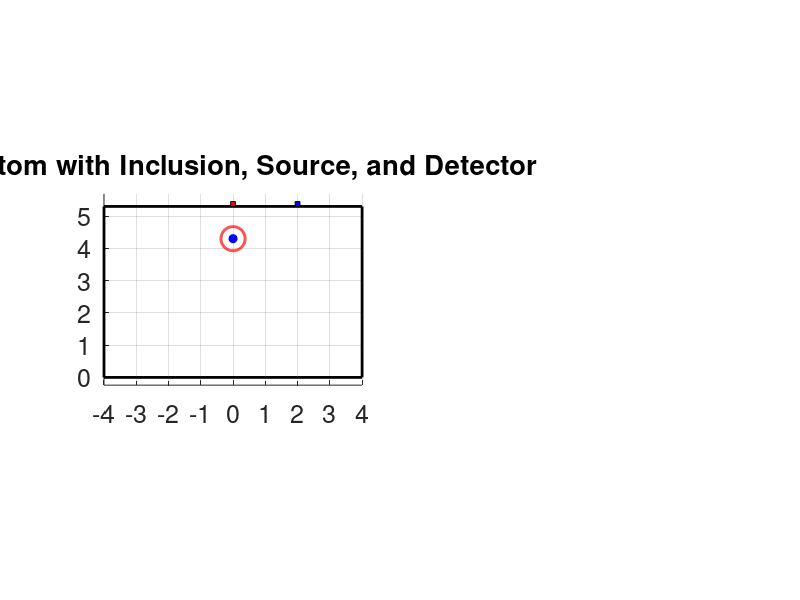

MATLAB code for this plot: (Note: this script raises an error after producing the figure.)
function [] = Photon_72_1 ()
% Repository group: 09_concentration_recovery
% Version role: analysis or follow-up variant
%
% Research note: This file is retained as a documented historical version.
% Review configuration, external data dependencies, and output paths before use.
% Impact of Tumor/Signal on DPF/PPF Series Simulations
% This Version: TiO2 experimental phantom (India ink tumor inclusion in gelatin)
% Configuration:
%   Background: SAP hydrogel + TiO2 scattering matrix
%   Inclusion: Localized absorbing tumor (India ink embedded in gelatin)
% Purpose:
%   Validation of DPF-based absorption estimation under experimentally realistic conditions.
%
%   Based on Version 68, adapted for the TiO2 experimental dataset.
%
%   New tumor depth = 1.00 cm / sds = 2 cm (previously 1.2 cm / sds = 3 cm).
% analysis data


SDS = 2; depth = 1.0;     % depth from top surface to circle center
% ================= Plot =================
clc
close all
set(0,'DefaultFigureWindowStyle','docked')

W = 8;           % rectangle width
H = 5.3;         % rectangle height
d_circle = 0.75; % circle diameter
r_circle = d_circle / 2;
x_rect = 0;
y_rect = 0;
xc = W/2;               % centered horizontally
yc = H - depth;         % circle center

figure(1), subplot(1,2,1)
hold on;
% Rectangle (phantom)
rectangle('Position', [x_rect, y_rect, W, H], ...
          'EdgeColor', 'k', 'LineWidth', 2);
% Circle (inclusion)
theta = linspace(0, 2*pi, 300);
x_circle = xc + r_circle*cos(theta);
y_circle = yc + r_circle*sin(theta);
plot(x_circle, y_circle, 'r', 'LineWidth', 2);
% Center point
plot(xc, yc, 'bo', 'MarkerFaceColor', 'b');
% ================= Source =================
xs = xc;     % directly above inclusion
ys = H;      % top surface
% draw small rectangle for source
src_size = 0.15;
rectangle('Position', [xs - src_size/2, ys, src_size, src_size], ...
          'FaceColor', 'r', 'EdgeColor', 'k');
% ================= Detector =================
xd = xs + SDS;     % to the right
yd = H;
% draw small rectangle for detector
det_size = 0.15;
rectangle('Position', [xd - det_size/2, yd, det_size, det_size], ...
          'FaceColor', 'b', 'EdgeColor', 'k');
% ================= Optional: line showing distance =================
plot([xs xd], [ys yd], '--k');
% ================= Final settings =================
title('Phantom with Inclusion, Source, and Detector');
xlim([0, max(W, xd) + 0.5]);
ylim([0, H + 1]);
axis equal tight
grid on, hold off
xlabel(''), xticks(0:10), set(gca,'xticklabel',-4:5)
ylabel(''), yticks(0:10)
set(gca,'fontsize',18)
clearvars -except SDS depth
% ============= End Plot =================

L = 100;
set_of_concentration = [nan, 0.00:0.01:0.5]; % set of concentrations
set_of_mua = nan(size(set_of_concentration)); % set of mu_a's
set_of_ODs = nan(length(set_of_concentration),L,2);
set_of_ODs_d = nan(length(set_of_concentration),L);
set_of_ODs_d_mua = nan(length(set_of_concentration),L);
clearvars L
for i_concentration = 1:length(set_of_concentration)
    the_concentration = set_of_concentration(i_concentration);
    the_color = [(i_concentration-1)./(length(set_of_concentration)-1) 0 1-(i_concentration-1)./(length(set_of_concentration)-1)];
    if isnan(the_concentration)
        set_of_mua(i_concentration) = nan;
    else
        set_of_mua(i_concentration) = max(0.0275,-0.55+67.15.*the_concentration);
    end
    the_filename = ['/home/kaiser/BackUp/Dropbox/research/2.NIRs Project/code/DB/Photon_72_concentration_',num2str(the_concentration),'.mat' ];
    [y_bind,x_bind] = get_OD (the_filename,0.17);
    G = -log(y_bind(1));
    set_of_ODs(i_concentration,1:length(x_bind),1) = x_bind;
    set_of_ODs(i_concentration,1:length(y_bind),2) = y_bind;
    set_of_ODs_d(i_concentration,1:length(y_bind)) = (-log(y_bind)-G)./x_bind;
    set_of_ODs_d_mua(i_concentration,1:length(y_bind)) = (-log(y_bind)-G)./x_bind./set_of_mua(i_concentration);

    figure(1), subplot(1,2,2), plot(x_bind,-log(y_bind),'LineStyle','-','LineWidth',2,'Color',the_color,'DisplayName',num2str(the_concentration)), hold on
    xlabel('d (cm)'), ylabel('OD (a.u.)'), set(gca,'fontsize',16)
    title('Effect of Inclusion Concentration on Optical Density'), grid off, axis tight square
    clearvars the_concentration the_color the_filename y_bind x_bind G
end
clearvars i_concentration

dims = axis;
set_of_ODs_at_SDS = nan(length(set_of_concentration),1);
for i_concentration = 1:length(set_of_concentration)
    [~,idx] = min(abs(set_of_ODs(i_concentration,:,1)-SDS));
    figure(1), subplot(1,2,2), plot([set_of_ODs(i_concentration,idx,1) set_of_ODs(i_concentration,idx,1)],[dims(3) dims(4)],'LineStyle','-.','LineWidth',2,'Color','k','HandleVisibility','off'),
    set_of_ODs_at_SDS(i_concentration) = set_of_ODs(i_concentration,idx,2);
    clearvars idx
end
figure(2), plot(set_of_concentration,-log(set_of_ODs_at_SDS),'LineStyle','-','LineWidth',2,'Color','k'),
xlabel('concentration (%v/v)'), ylabel('OD (a.u.)'), set(gca,'fontsize',16)
title(['Effect of Inclusion Concentration on Optical Density at SDS = ',num2str(SDS),' cm']), grid on
clearvars dims set_of_ODs_at_3cm i_concentration



set_of_params = nan(length(set_of_concentration),5);
for i_concentration = 2:length(set_of_concentration)
    X = squeeze(set_of_ODs(i_concentration,:,1)).';
    Y = squeeze(set_of_ODs_d_mua(i_concentration,:)).';
    idx = ~isnan(X)&~isnan(Y); X = X(idx); Y = Y(idx); clearvars idx
    the_color = [(i_concentration-1)./(length(set_of_concentration)-1) 0 1-(i_concentration-1)./(length(set_of_concentration)-1)];
    figure(3), subplot(1,2,1), plot(X,Y,'LineStyle','-','LineWidth',2,'Color',the_color,'DisplayName',num2str(set_of_concentration(i_concentration))), hold on
    invX = 1 ./ X;                                     % predictor 1
    logX_over_X = log(X) ./ X;                         % predictor 2
    T = table(Y, invX, logX_over_X, 'VariableNames', {'Y','invX','logX_over_X'});
    mdl = fitlm(T, 'Y ~ 1 + invX + logX_over_X');      % A, B, C
    clearvars T invX logX_over_X
    set_of_params(i_concentration,1) = mdl.Coefficients.Estimate(1);
    set_of_params(i_concentration,2) = mdl.Coefficients.Estimate(2);
    set_of_params(i_concentration,3) = mdl.Coefficients.Estimate(3);
    set_of_params(i_concentration,4) = mdl.Coefficients.pValue(2);
    Yhat = set_of_params(i_concentration,1) + set_of_params(i_concentration,2)./X + set_of_params(i_concentration,3).*log(X)./X;
    figure(3), subplot(1,2,1), plot(X,Yhat,'LineStyle','-.','LineWidth',2,'Color',the_color,'HandleVisibility','off'), hold on
    set_of_params(i_concentration,5) = rsquared(Yhat,Y);
    clearvars Yhat Y X mdl the_color
end
xlabel('d (cm)'), ylabel('DPF (a.u.)'), set(gca,'fontsize',16)
title('Effect of Inclusion Concentration on DPF'), grid off, axis tight square
figure(3), subplot(2,2,2)
plot(set_of_concentration,set_of_params(:,4),'LineStyle','-','LineWidth',2,'Color','k','DisplayName','')
xlabel('d (cm)'), ylabel('p-value (a.u)'), set(gca,'fontsize',16)
title({'P-value of Inverse Distance Model'},{' '}), grid on, axis tight square
figure(3), subplot(2,2,4)
plot(set_of_concentration,set_of_params(:,5),'LineStyle','-','LineWidth',2,'Color','k','DisplayName','')
xlabel('d (cm)'), ylabel('r-squared (a.u)'), set(gca,'fontsize',16)
title('R-squared of Inverse Distance Model'), grid on, axis tight square
clearvars i_concentration

[params_A,err_A] = fitPlaneModel(log(set_of_mua(2:end)), log(set_of_params(2:end,1)));
A_est = exp(params_A(1)).*((set_of_mua).^params_A(2));
[params_B,err_B] = fitPlaneModel(log(set_of_mua(2:end)), log(set_of_params(2:end,2)));
B_est = exp(params_B(1)).*((set_of_mua).^params_B(2));
[params_C,err_C] = fitPlaneModel(log(set_of_mua(2:end)), log(set_of_params(2:end,3)));
C_est = exp(params_C(1)).*((set_of_mua).^params_C(2));

figure(4), subplot(1,3,1)
plot(set_of_mua,set_of_params(:,1),'b','LineWidth',2,'LineStyle','-', 'DisplayName','A'), hold on
plot(set_of_mua,A_est,             'b','LineWidth',2,'LineStyle','-.','DisplayName',['estim. A, r^2 ~ ',num2str(err_A)]), hold on
plot(set_of_mua,set_of_params(:,2),'r','LineWidth',2,'LineStyle','-', 'DisplayName','B'), hold on
plot(set_of_mua,B_est,             'r','LineWidth',2,'LineStyle','-.','DisplayName',['estim. B, r^2 ~ ',num2str(err_B)]), hold on
plot(set_of_mua,set_of_params(:,3),'g','LineWidth',2,'LineStyle','-', 'DisplayName','C'), hold on
plot(set_of_mua,C_est,             'g','LineWidth',2,'LineStyle','-.','DisplayName',['estim. C, r^2 ~ ',num2str(err_C)]), hold on
xlabel('\mu_a (cm^{-1})');
ylabel('Inverse-distance parameters'); set(gca,'YScale','log')
set(gca,'FontSize',16);
title('evolution of inv. dist. parameters');
grid on; axis square; legend('show','Location','northeast')
disp(num2str(['C_A = ',num2str(exp(params_A(1)),'%.2f'),', p_A = ',num2str(params_A(2),'%.2f'),', @ r2 =  ',num2str(err_A)])), clearvars err params
disp(num2str(['C_B = ',num2str(exp(params_B(1)),'%.2f'),', p_B = ',num2str(params_B(2),'%.2f'),', @ r2 =  ',num2str(err_B)])), clearvars err params
disp(num2str(['C_C = ',num2str(exp(params_C(1)),'%.2f'),', p_C = ',num2str(params_C(2),'%.2f'),', @ r2 =  ',num2str(err_C)])), clearvars err params
clearvars A_est B_est C_est
clearvars err_A err_B err_C

figure(4), subplot(1,3,2)
for i_concentration = 2:length(set_of_concentration)
    the_color = [(i_concentration-1)./(length(set_of_concentration)-1) 0 1-(i_concentration-1)./(length(set_of_concentration)-1)];
    d  = squeeze(set_of_ODs(i_concentration,:,1));
    OD = -log(squeeze(set_of_ODs(i_concentration,:,2)));
    G = OD(1);
    the_dpf = set_of_ODs_d_mua(i_concentration,:);
    plot(d,(OD-G)./the_dpf./d,'LineStyle','-','LineWidth',1,'Color',the_color,'DisplayName',num2str(set_of_concentration(i_concentration))), hold on
    plot(d,set_of_mua(i_concentration).*ones(size(d)),'LineStyle','-.','LineWidth',2,'Color',the_color,'HandleVisibility','off'), hold on
    xlabel('d (cm)'), ylabel('\mu_a (cm^{-1})'), set(gca,'fontsize',16)
    title('Estimation of \mu_a using true model (assisted)'), grid off, axis tight square
    clearvars the_color the_dpf d OD G
end
clearvars i_concentration

figure(4), subplot(1,3,3)
for i_concentration = 2:length(set_of_concentration)
    the_color = [(i_concentration-1)./(length(set_of_concentration)-1) 0 1-(i_concentration-1)./(length(set_of_concentration)-1)];
    d  = squeeze(set_of_ODs(i_concentration,:,1));
    OD = -log(squeeze(set_of_ODs(i_concentration,:,2)));
    G = OD(1);
    A_est = exp(params_A(1)).*(set_of_mua(i_concentration)).^params_A(2);
    B_est = exp(params_B(1)).*(set_of_mua(i_concentration)).^params_B(2);
    C_est = exp(params_C(1)).*(set_of_mua(i_concentration)).^params_C(2);
    the_dpf = A_est + B_est./d + C_est.*log(d)./d;
    plot(d,(OD-G)./the_dpf./d,'LineStyle','-','LineWidth',2,'Color',the_color,'DisplayName',num2str(set_of_concentration(i_concentration))), hold on
    plot(d,set_of_mua(i_concentration).*ones(size(d)),'LineStyle','-.','LineWidth',1,'Color',the_color,'HandleVisibility','off'), hold on
    xlabel('d (cm)'), ylabel('\mu_a (cm^{-1})'), set(gca,'fontsize',16)
    title('Estimation of \mu_a using inv. dist. (assisted)'), grid off, axis tight square
    clearvars the_color A_est B_est C_est d OD G
end
clearvars i_concentration

% Estimate mu_a when the true absorption coefficient is unknown
set_of_estimated_c_using_true_non_assisted = nan(length(set_of_concentration),1);
set_of_estimated_c_using_invd_non_assisted = nan(length(set_of_concentration),1);
set_of_estimated_mu_using_true_non_assisted = nan(length(set_of_concentration),1);
set_of_estimated_mu_using_invd_non_assisted = nan(length(set_of_concentration),1);
for i_c = 1:length(set_of_concentration)
    [~,idx_dist] = min(abs(squeeze(set_of_ODs(i_c,:,1))-SDS)); % disp(['SDS = ',num2str(SDS),' ~ ',num2str(squeeze(set_of_ODs(i_c,idx_dist,1))),' = SDS'])
    OD = -log(squeeze(set_of_ODs(:,:,2)));
    G = OD(:,1);
    OD = OD - G;
    true_mu_estim_mu = abs( (OD(i_c,idx_dist)./set_of_ODs_d_mua(:,idx_dist)./squeeze(set_of_ODs(:,idx_dist,1))) - set_of_mua.' );
    true_mu_estim_mu = abs( (OD(i_c,idx_dist)./set_of_ODs_d_mua(:,idx_dist)./squeeze(set_of_ODs(:,idx_dist,1)))./set_of_mua.' - 1 );
    [~,idx] = min(true_mu_estim_mu);
    set_of_estimated_mu_using_true_non_assisted(i_c) = set_of_mua(idx);
    set_of_estimated_c_using_true_non_assisted(i_c) = set_of_concentration(idx);
    clearvars true_mu_estim_mu idx
    A_est = exp(params_A(1)).*(set_of_mua.').^params_A(2);
    B_est = exp(params_B(1)).*(set_of_mua.').^params_B(2);
    C_est = exp(params_C(1)).*(set_of_mua.').^params_C(2);
    the_dpf = A_est + B_est./squeeze(set_of_ODs(:,idx_dist,1)) + C_est.*log(squeeze(set_of_ODs(:,idx_dist,1)))./squeeze(set_of_ODs(:,idx_dist,1));
    true_mu_estim_mu = abs( (OD(i_c,idx_dist)./the_dpf./squeeze(set_of_ODs(:,idx_dist,1))) - set_of_mua.' );
    % plot(true_mu_estim_mu), hold on
    % true_mu_estim_mu = abs( (OD(i_c,idx_dist)./the_dpf./squeeze(set_of_ODs(:,idx_dist,1)))./set_of_mua.' - 1 );
    % plot(true_mu_estim_mu), hold off
    [~,idx] = min(true_mu_estim_mu);
    set_of_estimated_mu_using_invd_non_assisted(i_c) = set_of_mua(idx);
    set_of_estimated_c_using_invd_non_assisted(i_c) = set_of_concentration(idx);
    clearvars true_mu_estim_mu idx
    clearvars idx_dist OD G the_dpf A_est B_est C_est
end
clearvars i_c

figure(5), subplot(1, 2, 1)
plot(set_of_mua,set_of_estimated_mu_using_true_non_assisted,'LineStyle','none','Marker','o','MarkerEdgeColor','k','MarkerFaceColor','r','MarkerSize',16,'DisplayName','data','Color','r'), hold on
plot([0 34],[0 34],'k--','DisplayName','1-to-1'), hold off
xlabel('true \mu_a (cm^{-1})'), ylabel('estimated \mu_a (cm^{-1})'), set(gca,'fontsize',16), hold off
title('true vs. estimated \mu_a non-assist. true DPF'), grid on, axis square
axis([0 34 0 34])
legend('show','Location','best')
figure(5), subplot(1, 2, 2)
plot(set_of_mua,set_of_estimated_mu_using_invd_non_assisted,'LineStyle','none','Marker','o','MarkerEdgeColor','k','MarkerFaceColor','r','MarkerSize',16,'DisplayName','data','Color','r'), hold on
plot([0 34],[0 34],'k--','DisplayName','1-to-1'), hold off
xlabel('true \mu_a (cm^{-1})'), ylabel('estimated \mu_a (cm^{-1})'), set(gca,'fontsize',16), hold off
title('true vs. estimated \mu_a non-assist. inv. dist. DPF'), grid on, axis square
axis([0 34 0 34])
legend('show','Location','best')

figure(6), subplot(1, 2, 1)
plot(set_of_concentration,set_of_estimated_c_using_true_non_assisted,'LineStyle','none','Marker','o','MarkerEdgeColor','k','MarkerFaceColor','r','MarkerSize',16,'DisplayName','data','Color','r'), hold on
plot([0 0.5],[0 0.5],'k--','DisplayName','1-to-1'), hold off
xlabel('true concentration (% v/v)'), ylabel('estimated concentration (% v/v)'), set(gca,'fontsize',16), hold off
title('true vs. estimated concentration non-assist. true DPF'), grid on, axis square
axis([0 0.5 0 0.5])
legend('show','Location','best')
figure(6), subplot(1, 2, 2)
plot(set_of_concentration,set_of_estimated_c_using_invd_non_assisted,'LineStyle','none','Marker','o','MarkerEdgeColor','k','MarkerFaceColor','r','MarkerSize',16,'DisplayName','data','Color','r'), hold on
plot([0 0.5],[0 0.5],'k--','DisplayName','1-to-1'), hold off
xlabel('true concentration (% v/v)'), ylabel('estimated concentration (% v/v)'), set(gca,'fontsize',16), hold off
title('true vs. estimated concentration non-assist. inv. dist. DPF'), grid on, axis square
axis([0 0.5 0 0.5])
legend('show','Location','best')




for i_c = 2:length(set_of_concentration)
    the_color = [(i_c-1)./(length(set_of_concentration)-1) 0 1-(i_c-1)./(length(set_of_concentration)-1)];
    figure(7)
    mua = set_of_mua(i_c);
    X = squeeze(set_of_ODs(i_c,:,1));
    Y = squeeze(set_of_ODs(i_c,:,2));
    plot(X,-log(Y)+log(Y(1)),'LineStyle','-','LineWidth',2,'Color',the_color,'DisplayName',num2str(set_of_concentration(i_c))), hold on
    Yhat = ...
        exp(params_A(1)).*(mua).^(1+params_A(2)).*X + ...
        exp(params_B(1)).*(mua).^(1+params_B(2)) + ...
        exp(params_C(1)).*(mua).^(1+params_C(2)).*log(X);
    plot(X,Yhat,'LineStyle',':','LineWidth',2,'Color',the_color,'HandleVisibility','off'), hold on
    clearvars the_color mua X Y Yhat
end
xlabel('d (cm)'), ylabel('OD (a.u.)'), set(gca,'fontsize',16)
title('Effect of Inclusion Concentration on OD vs. Models'), grid off, axis tight square
clearvars i_c
end

function [y_bind,x_bind] = get_OD (the_filename,dlta_d)
Lx = 19.1; Ly = 19.1; Lz = 6.0;  % The size of the computational domain (in cm) to prevent reflections from the boundaries.
t_db = load(the_filename); clearvars the_filename

% % removing noisy points
% u = round(-log(t_db.w)./t_db.s,4); u_unique = unique(u); freq = nan(size(u_unique));
% for i_f = 1:length(u_unique), freq(i_f) = sum(u==u_unique(i_f)); end
% [~,i_fx] = max(freq);
% t_db.x_in = t_db.x_in(u==u_unique(i_fx));
% t_db.y_in = t_db.y_in(u==u_unique(i_fx));
% t_db.z_in = t_db.z_in(u==u_unique(i_fx));
% t_db.x_ot = t_db.x_ot(u==u_unique(i_fx));
% t_db.y_ot = t_db.y_ot(u==u_unique(i_fx));
% t_db.z_ot = t_db.z_ot(u==u_unique(i_fx));
% t_db.s = t_db.s(u==u_unique(i_fx));
% t_db.w = t_db.w(u==u_unique(i_fx));
% disp(num2str([length(u) sum(u==u_unique(i_fx)) sum(u==u_unique(i_fx))/length(u)*100]))
% t_db.no_of_photons = t_db.no_of_photons-sum(u~=u_unique(i_fx));
% clearvars u u_unique freq i_f i_fx

% 1-D sorting
d_diff_edges = 0:dlta_d:sqrt((Lx/2).^2+(Ly/2).^2);
idx = t_db.z_ot<=0;
[~,~,index_in] = histcounts(sqrt( ...
    (t_db.x_in(idx)-t_db.x_ot(idx)).^2 + ...
    (t_db.y_in(idx)-t_db.y_ot(idx)).^2 + ...
    (t_db.z_in(idx)-t_db.z_ot(idx)).^2),d_diff_edges); % d_diffuse bins
clearvars d_diff_edges Lx Ly Lz

% I vs. d
fun_x = @mean; fun_y = @sum;
x_temp = sqrt( ...
    (t_db.x_in(idx)-t_db.x_ot(idx)).^2 + ...
    (t_db.y_in(idx)-t_db.y_ot(idx)).^2 + ...
    (t_db.z_in(idx)-t_db.z_ot(idx)).^2);
y_temp = t_db.w(idx);
x_bind = accumarray(index_in,x_temp,[],fun_x,nan);
y_bind = accumarray(index_in,y_temp,[],fun_y,nan);
y_bind = ...
    (            y_bind./(2.*pi.*dlta_d.*x_bind)) ./ ...
    (t_db.no_of_photons./(   pi.*dlta_d.*dlta_d));
end
function [params,err] = fitPlaneModel(X, Z)
% Fits Z = C + a*X to gridded data
A = [ones(numel(X), 1), X(:)];  % Design matrix: [1 X]
b = Z(:);                         % Observed values
% Solve for [C; a; b]
params = A \ b;
err = rsquared(b,A*params);
end
function [r2] = rsquared(y,yhat)
y    = y(:);
yhat = yhat(:);
idx = ~isnan(y)&~isnan(yhat)&~isinf(y)&~isinf(yhat);
y    = y(idx);
yhat = yhat(idx);
SS_res = sum((y - yhat).^2);    % Residual sum of squares
SS_tot = sum((y - mean(y)).^2); % Total sum of squares
r2 = 1 - (SS_res/SS_tot);
end
